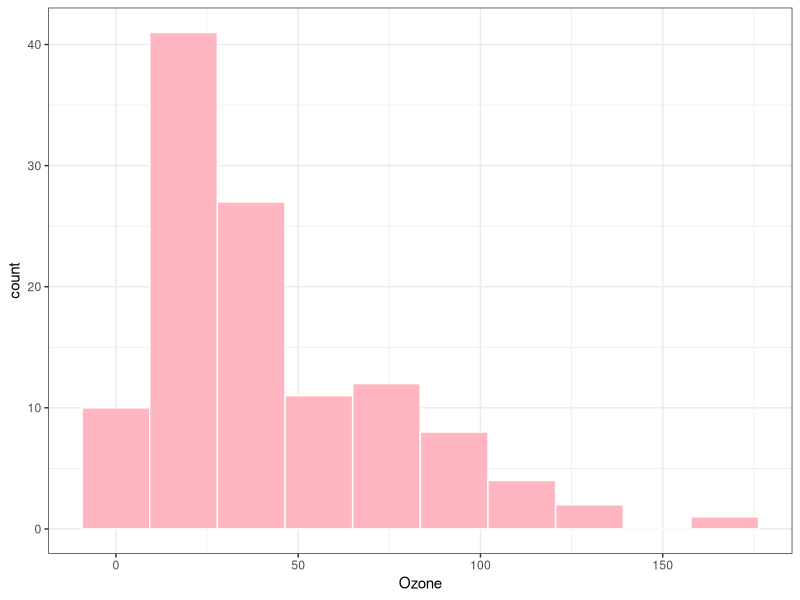
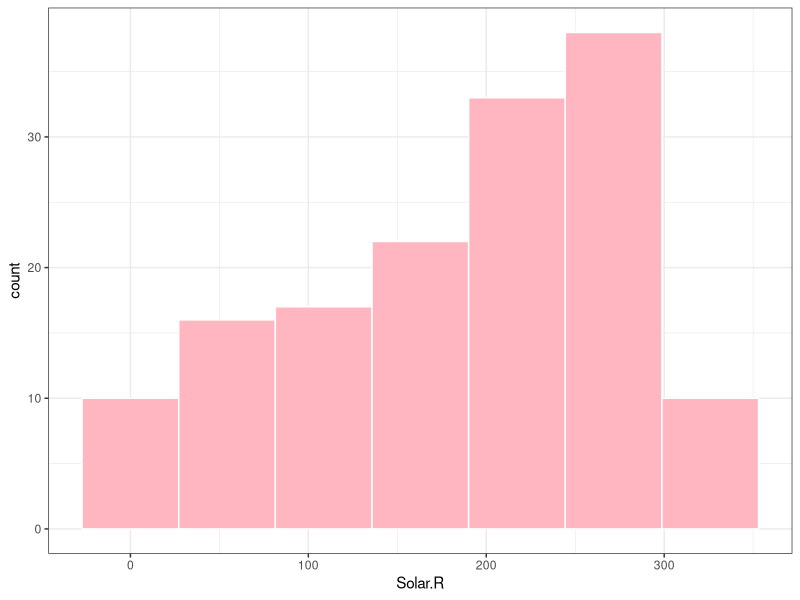
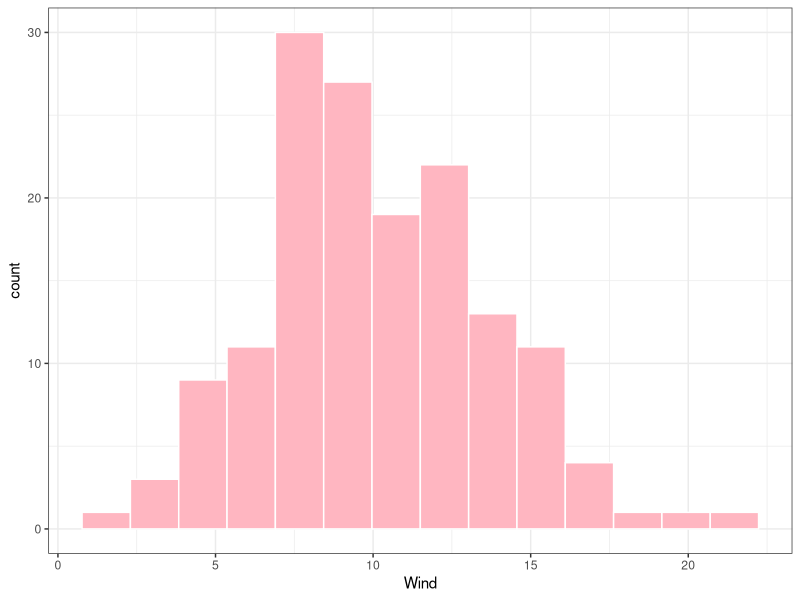
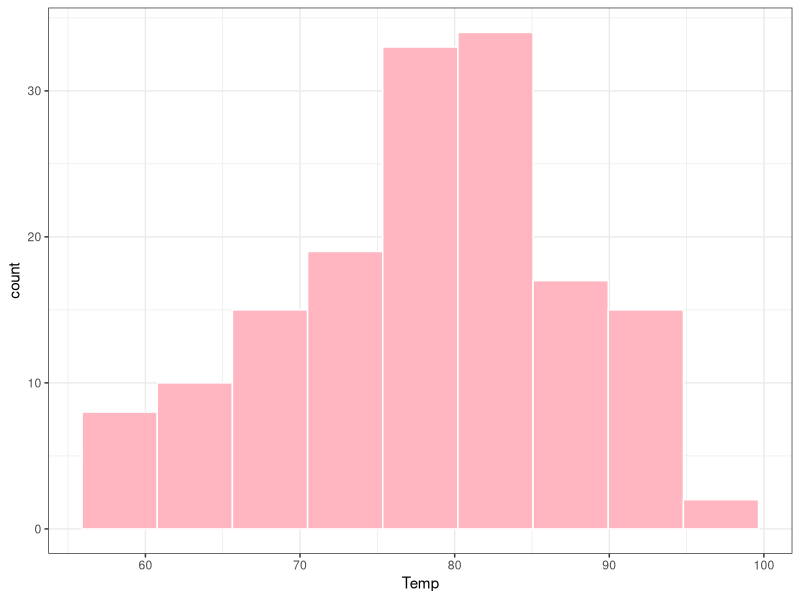
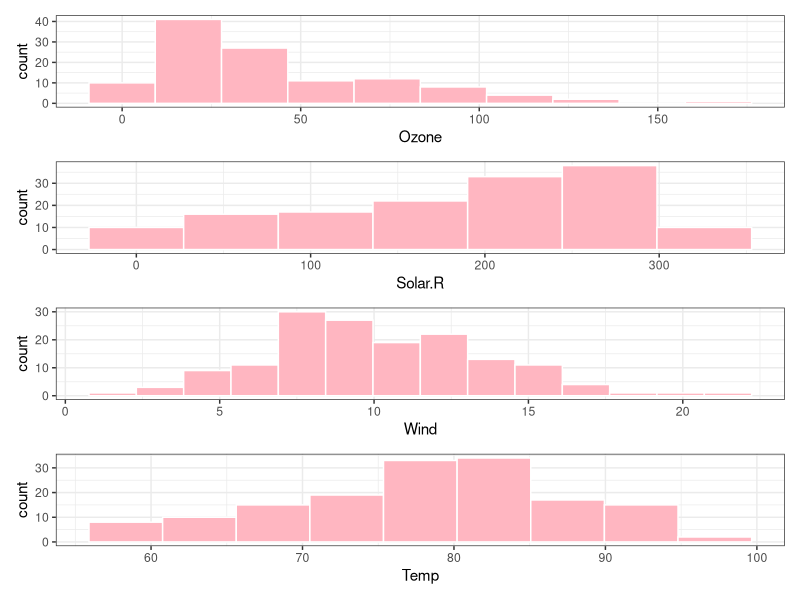
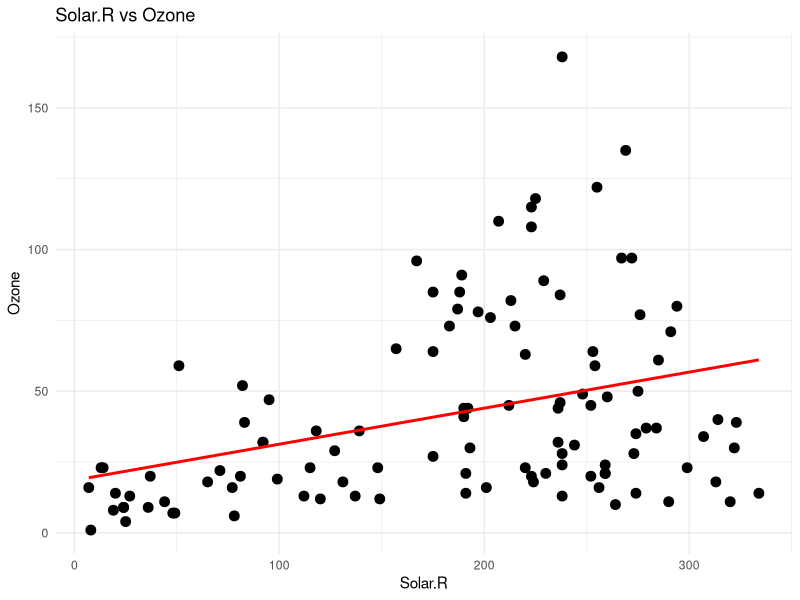
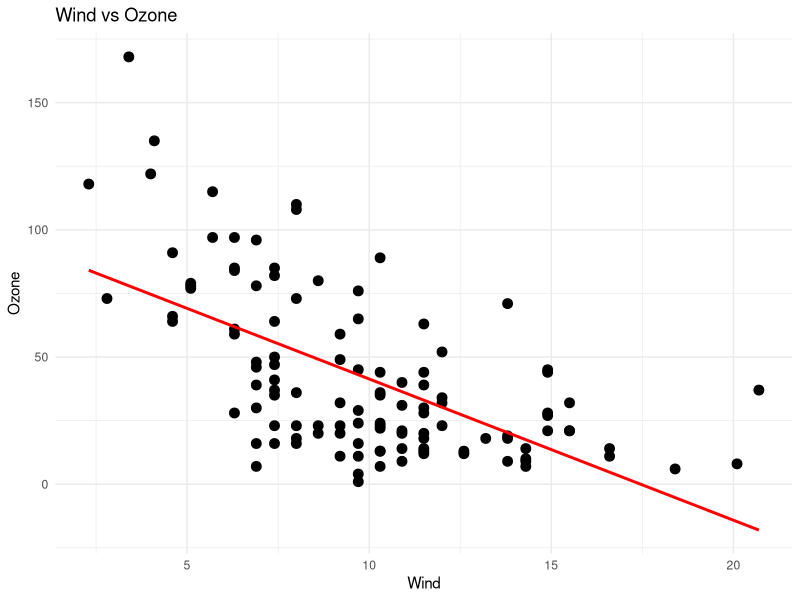
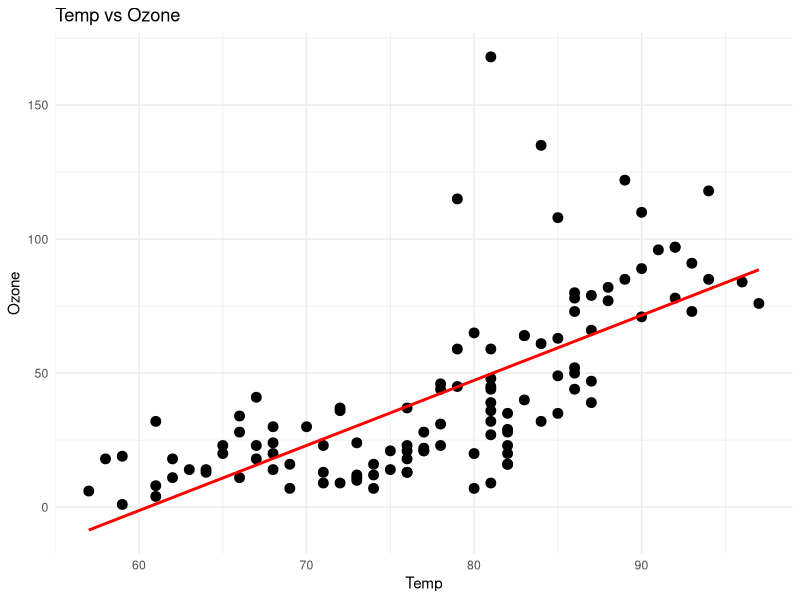

The R source for these figures, in order:
## ---- chunk 1
knitr::opts_chunk$set(echo = TRUE)

library("tidyverse")
library(dplyr)
library(tidyr)
library(purrr)
library(skimr)
library(stringr)
library(patchwork)
library(magrittr)
library(rlang)
## ---- chunk 2
#rename the dataset
df <- airquality
head(df)
## ---- chunk 3
typeof(df)
class(df)

#convert to tibble and save it as df
df <- as_tibble(df)
## ---- chunk 4
print(df)
class(df)
## ---- chunk 5
help("airquality")
## ---- chunk 6
head(df, n = 7L)
#colnames(df)
## ---- chunk 7
unique(df$Month) #Month could be converted to character/factor for further analysis and visualization as categorical values.
unique(df$Day) #Day could remain as numeric since most of the analyses is within each month 
## ---- chunk 8
#calculation(sum/mean/min/max) 
df_stats <- df %>%
  group_by(Month) %>%
  summarise(across(c(Ozone, Solar.R, Wind, Temp), 
                   list(sum = ~sum(.x, na.rm = TRUE),
                        mean = ~mean(.x, na.rm = TRUE),
                        min = ~min(.x, na.rm = TRUE),
                        max = ~max(.x, na.rm = TRUE)),
                   .names = "{col}_{fn}"))
print(df_stats)


#tidy data
df_stats_long <- df_stats %>% 
  pivot_longer(cols = -Month,
               names_to = c("Variable", "Statistics"),
               names_sep = "_",
               values_to = "Value") %>%
  pivot_wider(names_from = "Statistics", 
              values_from = "Value")

df_stats_long

## ---- chunk 9
df <- df %>% 
  mutate(Month = factor(Month, levels = 5:9, 
                        labels = c("May", "Jun", "Jul", "Aug", "Sep")))  
head(df)
tail(df)
is.factor(df$Month)
## ---- chunk 10
#show variables and observations dimensions:
dim(df)
print(glue::glue("There are {ncol(df)} variables and {nrow(df)} observations in the airquality dataset."))
## ---- chunk 11
summary(df) #Ozone and Solar.R have missing values.
## ---- chunk 12
glimpse(df)
skimr::skim(df)
## ---- chunk 13
#create a function to plot histogram
histogram <- function(data, var) {
  library(ggplot2); library(magrittr); library(rlang)
  theme_set(theme_bw())
  
  plot <- ggplot(data, aes(x = .data[[var]])) +
    geom_histogram(color = "white", fill = "lightpink",
                   binwidth = function(x) 2 * IQR(x)/
                     length(x)^(1/3))
  return(plot)
}

# extract only numerical valuables
airquality_num <- df %>% select(Ozone:Temp)

# plot histograms
histograms <- 
map2(.x = list(airquality_num), 
     .y = names(airquality_num), 
     .f = histogram)

histograms

#combine all plots together
wrap_plots(histograms) +
  plot_layout(nrow = length(histograms))


## ---- chunk 14
#create a function to draw Ozone with different continuous variables
plot_Ozone_continuous <- function(data, var) {
  library(ggplot2)
  library(stringr)
  
  plot <- df %>% 
    filter(!is.na(Ozone), !is.na(.data[[var]])) %>%
    ggplot(aes(x = .data[[var]], y = Ozone)) +
    geom_point(size = 3) +
    geom_smooth(formula = 'y ~ x', method = "lm", 
              se = FALSE, color = "red") +
    labs(title = paste(var, "vs Ozone"),
         x = var,
         y = "Ozone") +
    theme_minimal()
  return(plot)
}

#Solar.R vs. Ozone
plot_Ozone_continuous(df, "Solar.R")

#Wind vs. Ozone
plot_Ozone_continuous(df, "Wind")

#Temp vs. Ozone
plot_Ozone_continuous(df, "Temp")





## ---- chunk 15
df %>%
  filter(!is.na(Ozone)) %>% 
  group_by(Month) %>% 
  summarise(count = sum(Ozone))%>% 
  ggplot(aes(x = Month, y = count)) +
  geom_col() +
  labs(title = "Monthly Ozone Amount",
       x = "") +
  theme_minimal()


df %>%
  filter(!is.na(Ozone)) %>% 
  ggplot(aes(x = Month, y = Ozone)) +
  geom_boxplot(fill = "yellow") +
  labs(title = "Box Plot of Ozone by Month",
       x = "",
       y = "Ozone") +
  theme_minimal()
## ---- chunk 16
df %>% 
  group_by(Month) %>% 
  summarise(case = n())
## ---- chunk 17
#create a function to draw different variables' impact on Ozone cut by month 
plot_Ozone_continuous_monthly <- function(data, var) {
  library(ggplot2)
  library(stringr)
  theme_set(theme_bw())
  
  plot <- ggplot(df, aes(x = .data[[var]], y = Ozone, color = Month)) +
    geom_point(show.legend = FALSE) +
    geom_smooth(color = "red", formula = 'y ~ x', 
                method = "lm", se = FALSE) +
    facet_wrap(~Month) +
    labs(title = paste(var, "impacts Ozone by month"),
         x = var,
         y = "Ozone")
  return(plot)
}

#apply function with Solar.R
plot_Ozone_continuous_monthly(df, "Solar.R")
  
## ---- chunk 18
plot_Ozone_continuous_monthly(df, "Wind")
## ---- chunk 19
plot_Ozone_continuous_monthly(df, "Temp")

## ---- chunk 20
df %>% select(Ozone:Temp) %>% cor(use = "pairwise.complete.obs")
## ---- chunk 21
df %>% is.na()
## ---- chunk 22
df %>% summarise_all(~sum(is.na(.))) 
## ---- chunk 23
df %>% select(Solar.R) %>%  
  filter(is.na(Solar.R)) %>% count()

#or 
df %>% summarise_all(~sum(is.na(.))) %>% select(Solar.R)

#or
sum(is.na(df['Solar.R']))
## ---- chunk 24
df_na <- df %>% filter(if_any(everything(), is.na))

df_na
## ---- chunk 25
nrow(df_na)
## ---- chunk 26

Solar_median<- df %>% 
  filter(!is.na(Solar.R)) %>% 
  summarise(Solar_median = median(Solar.R))
print(Solar_median)

df['Solar.R'][is.na(df['Solar.R'])] <- as.integer(Solar_median)
df
## ---- chunk 27
Ozone_median<- df %>% 
  filter(!is.na(Ozone)) %>% 
  summarise(Ozone_median = median(Ozone))
print(Ozone_median)

df['Ozone'][is.na(df['Ozone'])] <- as.integer(Ozone_median)
df
## ---- chunk 28
summary(df)
## ---- chunk 29
df %>% 
  summarize(across(c(Ozone:Temp), 
                   list(Mean = mean, SD = sd),
                   .names = "{.col}_{.fn}")
            )
## ---- chunk 30
df %>% select(Ozone:Temp) %>% cor(use = "pairwise.complete.obs")
## ---- chunk 31
df %>% 
  mutate(Ozone_logged = log(Ozone)) %>% 
  select(-Month, -Day) %>% 
  cor(use = "pairwise.complete.obs")
## ---- chunk 32

#add log(Ozone) to df
df<- df %>% 
  mutate(Ozone_logged = log(Ozone))
df

#convert Month to factor
df$Month <- factor(df$Month)
class(df$Month)

#convert df to tibble 
df <- as_tibble(df)
class(df)
df
## ---- chunk 33
# plot histograms using function created in P2
df_p9 <- df %>% select(Ozone, Ozone_logged, Solar.R)

histograms_p9 <- 
map2(.x = list(df_p9), 
     .y = names(df_p9), 
     .f = histogram)

histograms_p9

#combine all plots together
wrap_plots(histograms_p9) +
  plot_layout(nrow = length(histograms_p9))


## ---- chunk 34
#using function created in p2.2
#Solar.R vs. Ozone
plot_Ozone_continuous(df, "Solar.R")

#Wind vs. Ozone
plot_Ozone_continuous(df, "Wind")

#Temp vs. Ozone
plot_Ozone_continuous(df, "Temp")

## ---- chunk 35
df %>%
  ggplot(aes(x = Month, y = Ozone)) +
  geom_boxplot(fill = "yellow") +
  labs(title = "Box Plot of Ozone by Month",
       x = "",
       y = "Ozone") +
  theme_minimal()
## ---- chunk 36
#using function created in 3.2
#Solar.R impacts on Ozone
plot_Ozone_continuous_monthly(df, "Solar.R")
#Wind impacts on Ozone
plot_Ozone_continuous_monthly(df, "Wind")
#Temp impacts on Ozone
plot_Ozone_continuous_monthly(df, "Temp")

## ---- chunk 37
quantile(df$Ozone)
df <- df %>% 
  mutate(Ozone_cat = case_when(Ozone <= 21 ~ "Low",
                               Ozone > 21 & Ozone <75 ~ "Middle",
                               Ozone > 75 ~ "High",
                               .default = as.character(Ozone)))
df
## ---- chunk 38
df %>%
  mutate(Ozone_cat = fct_relevel(Ozone_cat, 
                                 c("Low", "Middle", "High")))%>% 
  group_by(Month, Ozone_cat) %>% 
  count() %>% 
  ggplot(aes(x = Month, y = n, fill = Month)) +
  geom_col(position = "dodge", show.legend = FALSE) +
  facet_wrap(~Ozone_cat) +
  labs(title = "Monthly Count of Ozone Category",
       x = "",
       y = "Count") 

